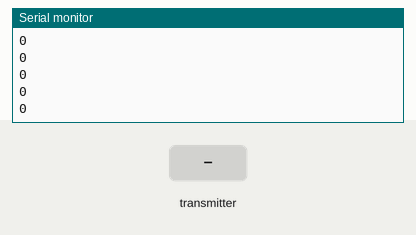
This sketch was run on a simulated Arduino Uno, built with avr-gcc and run on an emulated ATmega328P. On the bench: the last lines printed to the serial monitor. The inputs (shaded band) are chosen by the test bench. No radio packets arrive unless stated.

Above: at 1.2 s.
1.3 s: the transmitter starts sending sensorVal.2 = 256
At 2.0 s:
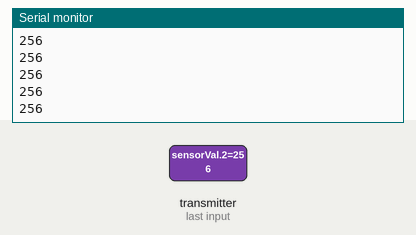
2.8 s: the transmitter starts sending sensorVal.2 = 512
At 3.6 s:
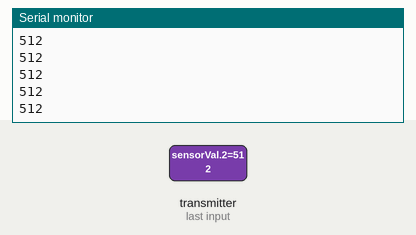
Timing chart, 0 to 5.8 s (numbered marks = the images above; inputs shaded):
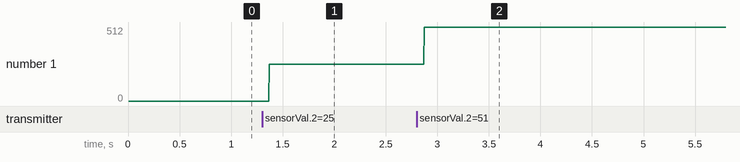

Measured:
- after the input at 1.3 s, the serial monitor: prints a new line after 0.07 s (image 1)
- after the input at 2.8 s, the serial monitor: prints a new line after 0.07 s (image 2)
- plotted number 1: 0 → 256 after the input at 1.3 s, 256 → 512 after the input at 2.8 s

The sketch:

Reciever_test.ino
```cpp
#include <RH_ASK.h>
#include <SPI.h>

RH_ASK driver(2000, 16,14,10);

int sensorVal[4] = {0};


void setup() {
  if(driver.init()) ;
  Serial.begin(9600);
}

void loop() {
  uint8_t buflen = sizeof(sensorVal);
  driver.recv((uint8_t *)sensorVal, &buflen);
  Serial.println(sensorVal[2]);
}
```
